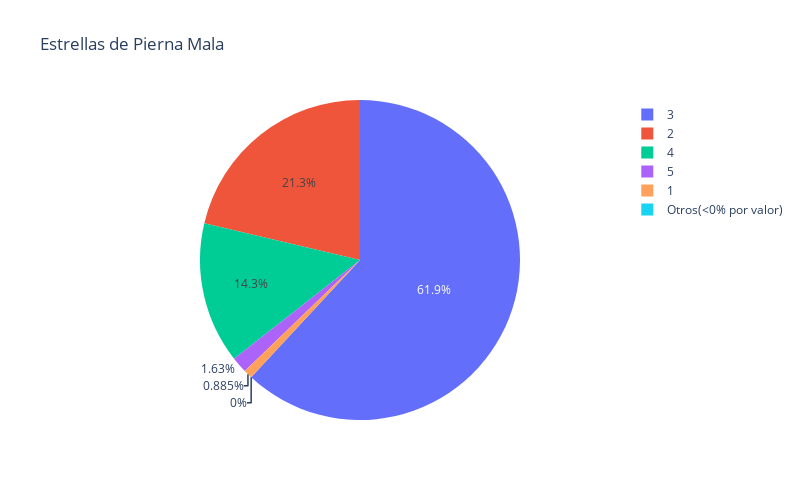

The cell this chart's notebook holds for it:
### Code cell
plot_pie_count(df, 'Weak Foot Rating',percent_limit = 0, title = 'Estrellas de Pierna Mala')

### Figure 1 — Plotly figure (JSON) as saved in the notebook; plotly's stock layout.template omitted (floating-point values rounded to 4 significant figures)
{"data": [{"labels": [3, 2, 4, 5, 1, "Otros(<0% por valor)"], "type": "pie", "values": [11403, 3924, 2629, 301, 163, 0]}], "layout": {"height": 500, "title": {"text": "Estrellas de Pierna Mala"}, "width": 800}}
